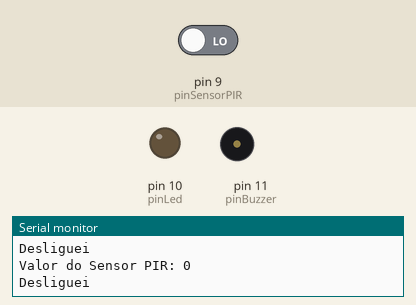
This sketch was run on a simulated Arduino Uno, built with avr-gcc and run on an emulated ATmega328P. On the bench: output pins drawn as LEDs (lit = HIGH), buzzer (waves = sounding), the last lines printed to the serial monitor. Inputs (shaded band) come from the test bench; at power-on: pin 9 (pinSensorPIR) LOW.

Above: at 1.2 s.
1.3 s: pin 9 (pinSensorPIR) driven HIGH
At 3.4 s:
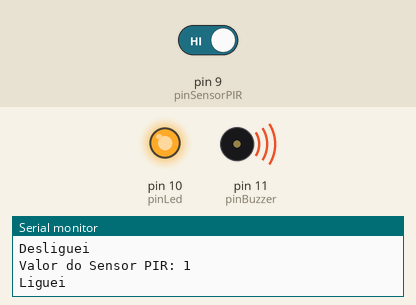
4.3 s: pin 9 (pinSensorPIR) driven LOW
At 7.7 s:
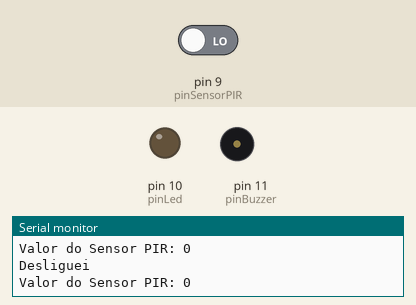
Timing chart, 0 to 9.2 s (numbered marks = the images above; inputs shaded):
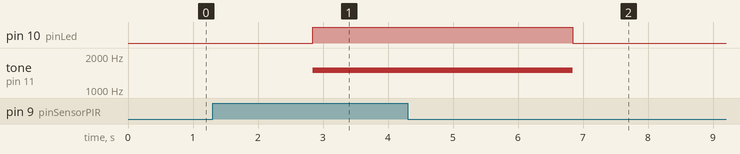

The sketch:

prova_arduino.ino
```cpp
int pinLed = 10;
int pinBuzzer = 11;
int pinSensorPIR = 9;
int valorSensorPIR = 0;

void setup()
{
  Serial.begin(9600); //Inicializando o serial monitor

  //Definido pinos como de entrada ou de saída
  pinMode(pinSensorPIR,INPUT);
  pinMode(pinLed, OUTPUT);
  pinMode(pinBuzzer,OUTPUT);
}

void loop()
{
  //Lendo o valor do sensor PIR. Este sensor pode assumir 2 valores
  //1 quando detecta algum movimento e 0 quando não detecta.
  valorSensorPIR = digitalRead(pinSensorPIR);

  Serial.print("Valor do Sensor PIR: ");
  Serial.println(valorSensorPIR);

  //Verificando se ocorreu detecção de movimentos
  if (valorSensorPIR == 1) {
    delay(1500);
    ligarAlarme();
  } else {
    desligarAlarme();
  }
}
void ligarAlarme(){
  Serial.print("\nLiguei\n");
  digitalWrite(pinLed, HIGH);
  tone(pinBuzzer, 1500);
  delay(4000); //tempo que o led fica acesso e o buzzer toca
  desligarAlarme();
}

void desligarAlarme(){
    Serial.print("\nDesliguei\n");
    digitalWrite(pinLed, LOW);
    noTone(pinBuzzer);
}
```

Measured:
- after the input at 1.3 s, pin 10 (pinLed): LOW → HIGH after 1.5 s; tone on pin 11 (pinBuzzer): silent → 1500 Hz after 1.5 s
- after the input at 4.3 s, pin 10 (pinLed): goes on until 6.8 s, then stays LOW; tone on pin 11 (pinBuzzer): goes on until 6.8 s, then stays silent
